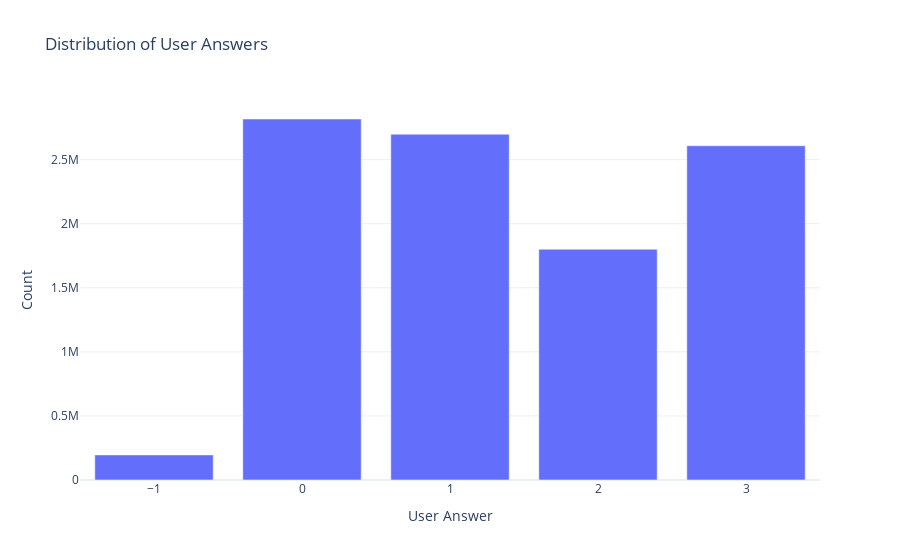

The notebook cell this image was saved under:
### Code cell
# Groupby 'user_answer' and count the occurrences
user_answer_counts = train['user_answer'].value_counts().reset_index()
user_answer_counts.columns = ['user_answer', 'count']

# Plot the counts of 'user_answer' using Plotly
fig = px.bar(user_answer_counts, x='user_answer', y='count', 
             title='Distribution of User Answers',
             labels={'user_answer': 'User Answer', 'count': 'Count'})
fig.show()

### Figure 1 — Plotly figure (JSON) as saved in the notebook; plotly's stock layout.template omitted (floating-point values rounded to 4 significant figures)
{"data": [{"alignmentgroup": "True", "hovertemplate": "User Answer=%{x}<br>Count=%{y}<extra></extra>", "legendgroup": "", "marker": {"color": "#636efa", "pattern": {"shape": ""}}, "name": "", "offsetgroup": "", "orientation": "v", "showlegend": false, "textposition": "auto", "type": "bar", "x": [0, 1, 3, 2, -1], "xaxis": "x", "y": [2817378, 2698812, 2608534, 1801309, 195857], "yaxis": "y"}], "layout": {"barmode": "relative", "legend": {"tracegroupgap": 0}, "title": {"text": "Distribution of User Answers"}, "xaxis": {"anchor": "y", "domain": [0, 1], "title": {"text": "User Answer"}}, "yaxis": {"anchor": "x", "domain": [0, 1], "title": {"text": "Count"}}}}
